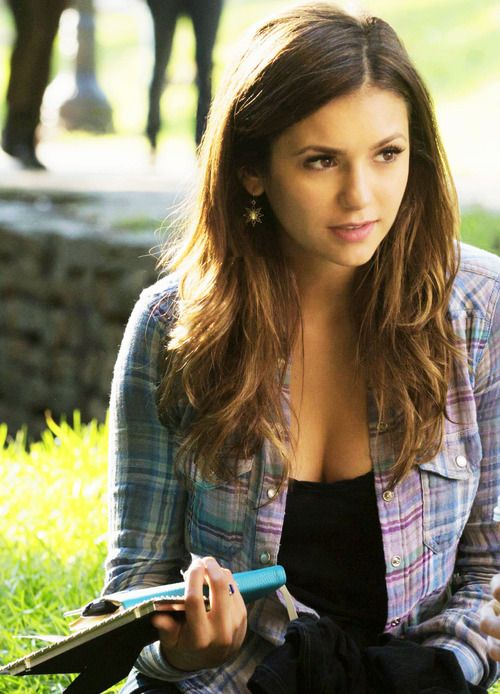
//> input picture bonus-assignment/CS412 Bonus Assignment/images/elena.jpg, 500 x 694 px
$ ./main edge ../images/elena.jpg ../images/elena.jpg   (built with g++ and OpenCV 4)
//> lines starting //> are read from the running program, lines starting //| are printed output that depends on the picture
### bonus-assignment/CS412 Bonus Assignment/CS412 Bonus Assignment/canny.h
//
//  canny.h
//  CS412 Bonus Assignment
//
//  Created by Bao Truong on 1/5/17.
//  Copyright © 2017 Bao Truong. All rights reserved.
//

#ifndef canny_h
#define canny_h

#include <opencv2/opencv.hpp>

using namespace cv;

#define sqr(x) (x) * (x)
#define ANGLE_EPS 1e-4

int _di[] = {-1, 0, 1, -1, 1, -1, 0, 1};
int _dj[] = {-1, -1, -1, 0, 0, 1, 1, 1};


void connectEdge(int i, int j, Mat &edge) {
  edge.at<uchar>(i, j) = 255;
  for (int k = 0; k < 8; ++k) {
    int ii = i + _di[k];
    int jj = j + _dj[k];
    if (ii < 0 || jj < 0 || ii >= edge.rows || jj >= edge.cols) {
      continue;
    }
    if (edge.at<uchar>(ii, jj) == 127) {
      connectEdge(ii, jj, edge);
    }
  }
}


Mat cannyEdge(Mat img, double minVal = 100, double maxVal = 200, int apertureSize = 5) {
  // Reduce noise
  Mat blurImg;
  GaussianBlur(img, blurImg, Size(apertureSize, apertureSize), apertureSize / 6.0);

  // Compute gradient w.r.t x and y
  Mat gradX, gradY;
  Sobel(img, gradX, CV_32F, 1, 0);
  Sobel(img, gradY, CV_32F, 0, 1);

  // Compute gradient intensitive and angle
  Mat edgeGrads(blurImg.size(), CV_32F), angles(blurImg.size(), CV_32F);
  for (int i = 0; i < blurImg.rows; ++i) {
    for (int j = 0; j < blurImg.cols; ++j) {
      edgeGrads.at<float>(i, j) = sqrt(sqr(gradX.at<float>(i, j)) + sqr(gradY.at<float>(i, j)));
      angles.at<float>(i, j) = atan2(gradY.at<float>(i, j), gradX.at<float>(i, j));
    }
  }

  // Carry out non-maximum suppression
  Mat edgeResponse(blurImg.size(), CV_32F);
  for (int i = 1; i + 1 < blurImg.rows; ++i) {
    for (int j = 1; j + 1 < blurImg.cols; ++j) {
      bool isMaximal = true;
      for (int k = 0; k < 8; ++k) {
        int ii = i + _di[k];
        int jj = j + _dj[k];
        if (remainder(angles.at<float>(i, j) - angles.at<float>(ii, jj), M_PI) < ANGLE_EPS &&
            edgeGrads.at<float>(i, j) < edgeGrads.at<float>(ii, jj)) {
          isMaximal = false;
          break;
        }
      }

      if (isMaximal) {
        edgeResponse.at<float>(i, j) = edgeGrads.at<float>(i, j);
      }
    }
  }

  // Carry out hysteresis thresholding
  Mat ret(blurImg.size(), CV_8U);
  for (int i = 0; i < ret.rows; ++i) {
    for (int j = 0; j < ret.cols; ++j) {
      if (edgeResponse.at<float>(i, j) >= maxVal) {
        ret.at<uchar>(i, j) = 255;
      } else if (edgeResponse.at<float>(i, j) < minVal) {
        ret.at<uchar>(i, j) = 0;
      } else {
        ret.at<uchar>(i, j) = 127;
      }
    }
  }
  for (int i = 0; i < ret.rows; ++i) {
    for (int j = 0; j < ret.cols; ++j) {
      if (ret.at<uchar>(i, j) == 255) {
        connectEdge(i, j, ret);
      }
    }
  }
  for (int i = 0; i < ret.rows; ++i) {
    for (int j = 0; j < ret.cols; ++j) {
      if (ret.at<uchar>(i, j) < 255) {
        ret.at<uchar>(i, j) = 0;
      }
    }
  }

  return ret;
}

#endif /* canny_h */

### bonus-assignment/CS412 Bonus Assignment/CS412 Bonus Assignment/mincostflow.h
//
//  mincostflow.h
//  CS412 Bonus Assignment
//
//  Created by Bao Truong on 1/4/17.
//  Copyright © 2017 Bao Truong. All rights reserved.
//

#ifndef mincostflow_h
#define mincostflow_h

#include <vector>
#include <queue>
using namespace std;

#define INF 1e18

struct MinCostFlow {
  int V, E;
  vector<double> cap, cost;
  vector<int> to, prev;

  vector<double> dist, pot;
  vector<int> last, path, used;

  MinCostFlow(int V, int E) : V(V), E(0), cap(E * 2, 0), cost(E * 2, 0), to(E * 2, 0), prev(E * 2, 0), dist(V, 0), pot(V, 0), last(V, -1), path(V, 0), used(V, 0) {}

  // [65 lines left out: functions addEdge, search, minCostFlow, not called in this run]
};

#endif /* mincostflow_h */

### bonus-assignment/CS412 Bonus Assignment/CS412 Bonus Assignment/earthmover.h
//
//  earthmover.h
//  CS412 Bonus Assignment
//
//  Created by Bao Truong on 1/4/17.
//  Copyright © 2017 Bao Truong. All rights reserved.
//

#ifndef earthmover_h
#define earthmover_h

#include <fstream>

#include "mincostflow.h"

#define sqr(x) (x) * (x)

struct Cluster {
  vector<int> id;
  double weight;
};

typedef vector<Cluster> Collection;

double flow(const Cluster &x, const Cluster &y) { // Flow between clusters
  return min(x.weight, y.weight);
}

// [51 lines left out: functions distance, readCollection, earthMoversDistance, not called in this run]

#endif /* earthmover_h */

### bonus-assignment/CS412 Bonus Assignment/CS412 Bonus Assignment/harris.h
//
//  harris.h
//  CS412 Bonus Assignment
//
//  Created by Bao Truong on 1/4/17.
//  Copyright © 2017 Bao Truong. All rights reserved.
//

#ifndef harris_h
#define harris_h

#include <opencv2/opencv.hpp>

#include <vector>

using namespace cv;
using namespace std;

// [49 lines left out: function harrisCorner, not called in this run]

#endif /* harris_h */

### bonus-assignment/CS412 Bonus Assignment/CS412 Bonus Assignment/main.cpp
//
//  main.cpp
//  CS412 Bonus Assignment
//
//  Created by Bao Truong on 1/4/17.
//  Copyright © 2017 Bao Truong. All rights reserved.
//

#include <opencv2/opencv.hpp>
using namespace cv;

#include "harris.h"
#include "earthmover.h"
#include "canny.h"


int main(int argc, const char * argv[]) {

  if (argc == 1) {
    // Show help
    return 0;
  }

  // Apply harris' algorithm to detect corners
  if (strcmp(argv[1], "edge") == 0) {
    // Input matrix
    Mat inputMat = imread(argv[2]), greyMat, cornerMat;
//> inputMat is the input picture: 694 rows x 500 cols, CV_8UC3; mean B, G, R 94.9, 121.2, 129.1
    cvtColor(inputMat, greyMat, COLOR_BGR2GRAY);
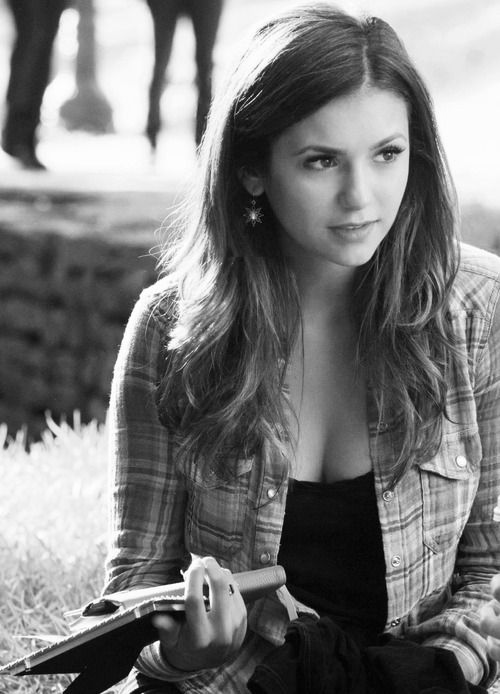
//> greyMat: 694 rows x 500 cols, CV_8UC1; min 0, max 255, mean 120.6

    // Detect edges
    auto edges = cannyEdge(greyMat);
//> in cannyEdge, `Sobel(img, gradY, CV_32F, 0, 1);`:
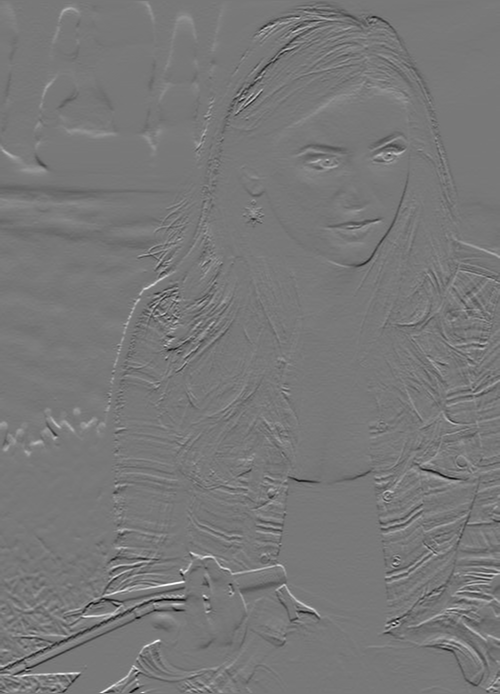
//> gradY: 694 rows x 500 cols, CV_32FC1; min -807, max 898, mean -1.4; drawn with min black and max white
//> after the loop in cannyEdge, `for (int i = 0; i < blurImg.rows; ++i)`:
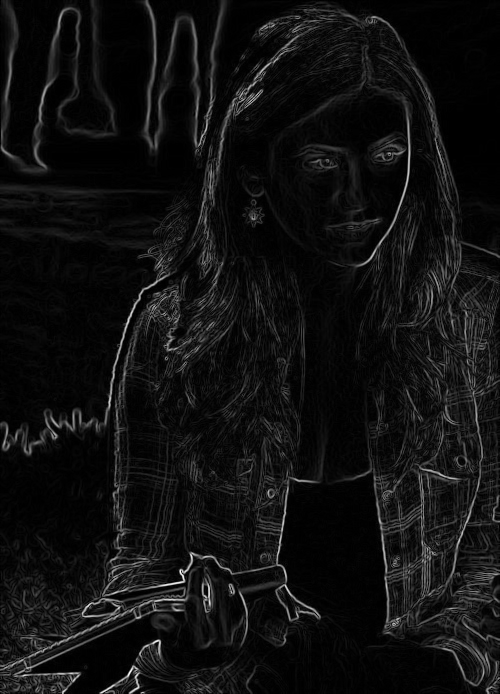
//> edgeGrads: 694 rows x 500 cols, CV_32FC1; min 0, max 968.4, mean 63.7; drawn with min black and max white
//> after the loop in cannyEdge, `for (int i = 0; i < blurImg.rows; ++i)`:
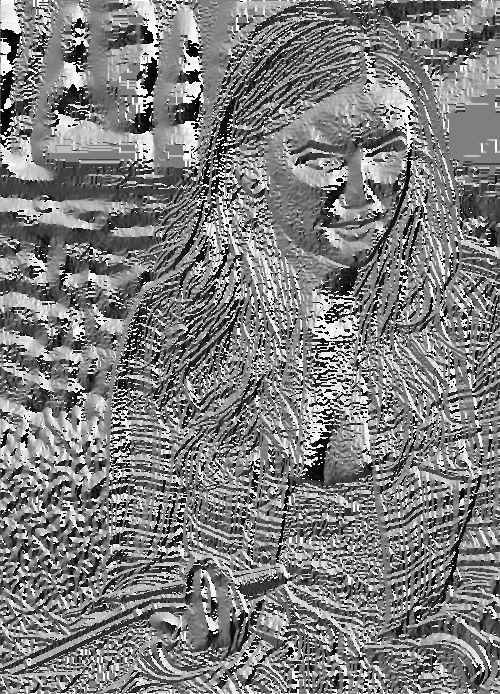
//> angles: 694 rows x 500 cols, CV_32FC1; min -3.14, max 3.14, mean -0.0212; drawn with min black and max white
//> after the loop in cannyEdge, `for (int i = 1; i + 1 < blurImg.rows; ++i)`:
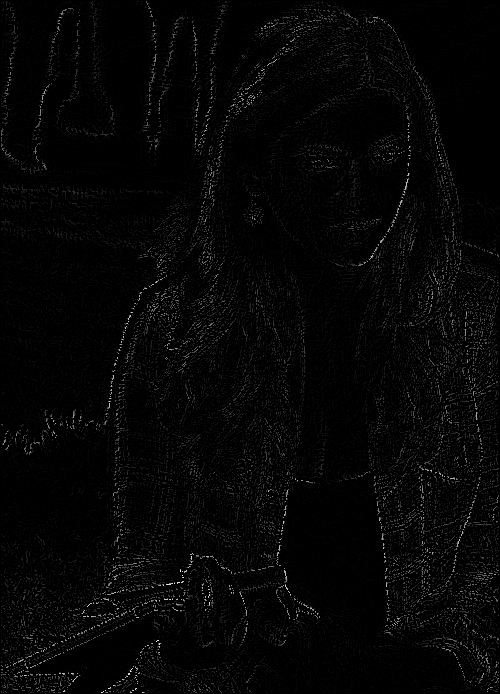
//> edgeResponse: 694 rows x 500 cols, CV_32FC1; min 0, max 968.4, mean 21; drawn with min black and max white
//> after the loop in cannyEdge, `for (int i = 0; i < ret.rows; ++i)`:
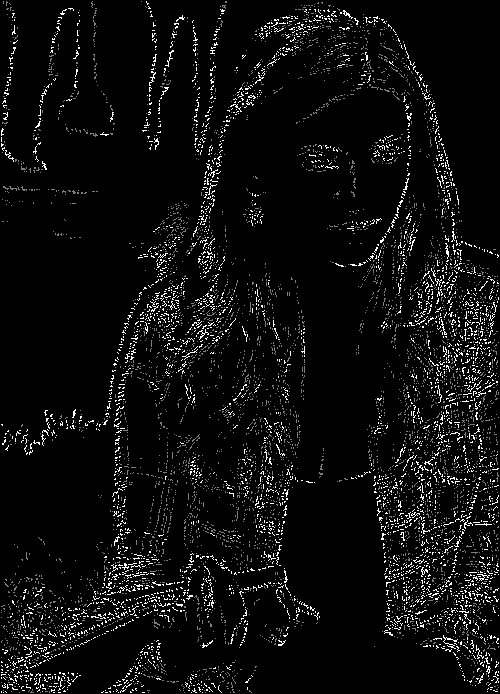
//> ret: 694 rows x 500 cols, CV_8UC1; min 0, max 255, mean 13.8
//> after the loop in cannyEdge, `for (int i = 0; i < ret.rows; ++i)`:
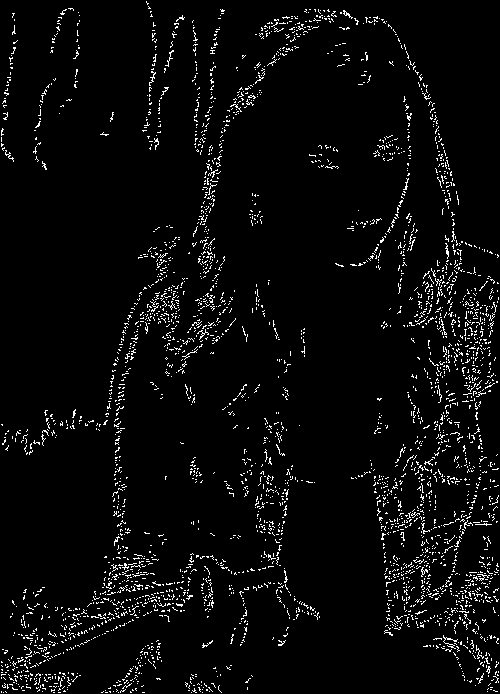
//> ret: 694 rows x 500 cols, CV_8UC1; 4.1% white in thin lines or dots

    // Visualize edges
    imshow("Edges", edges);
    waitKey(0);
  } else if (strcmp(argv[1], "corner") == 0) {
    // Input matrix
    Mat inputMat = imread(argv[2]), greyMat, cornerMat;
    cvtColor(inputMat, greyMat, COLOR_BGR2GRAY);

    // Detect corners
    auto corners = harrisCorner(greyMat);

    // Visualize corners
    drawKeypoints(inputMat, corners, cornerMat);
    imshow("Image and Corners", cornerMat);
    waitKey(0);
  } else if (strcmp(argv[1], "similarity") == 0) {
    Collection P = readCollection(argv[2]);
    Collection Q = readCollection(argv[3]);

    // Print out distance
    printf("%f\n", earthMoversDistance(P, Q));
  }

  return 0;
}
